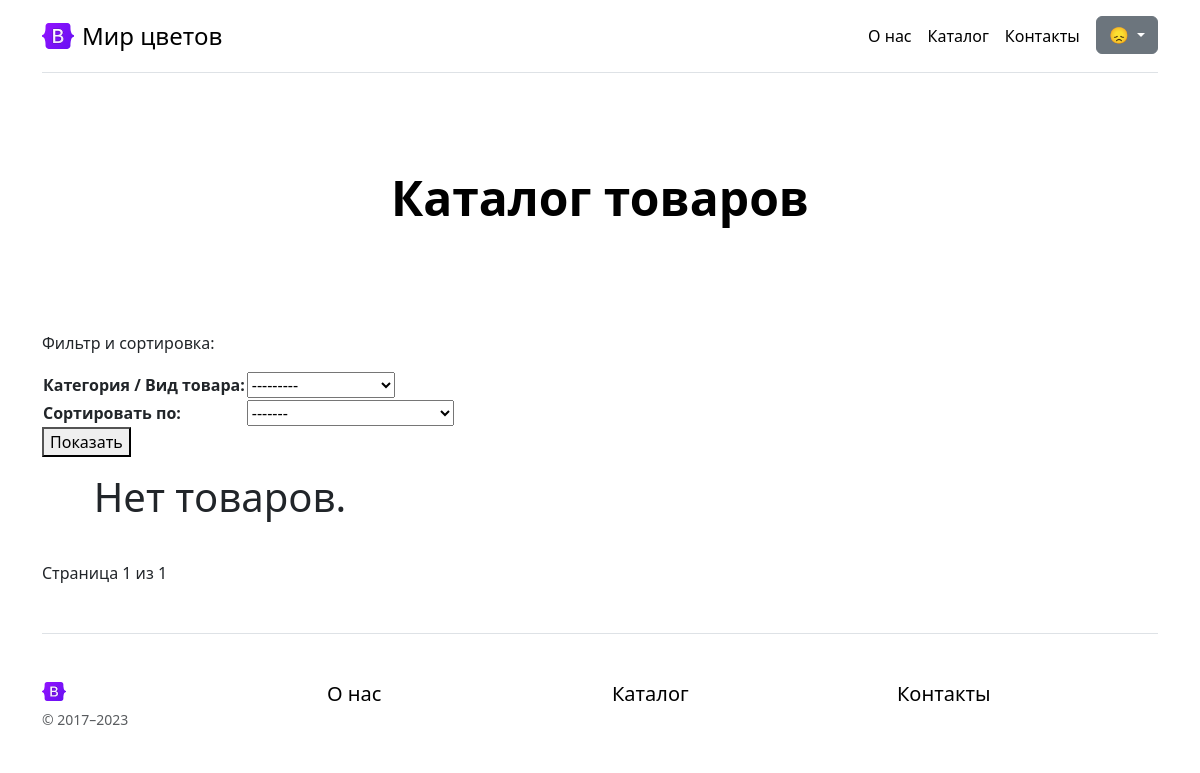
Page /goods/ on the earlier database version.
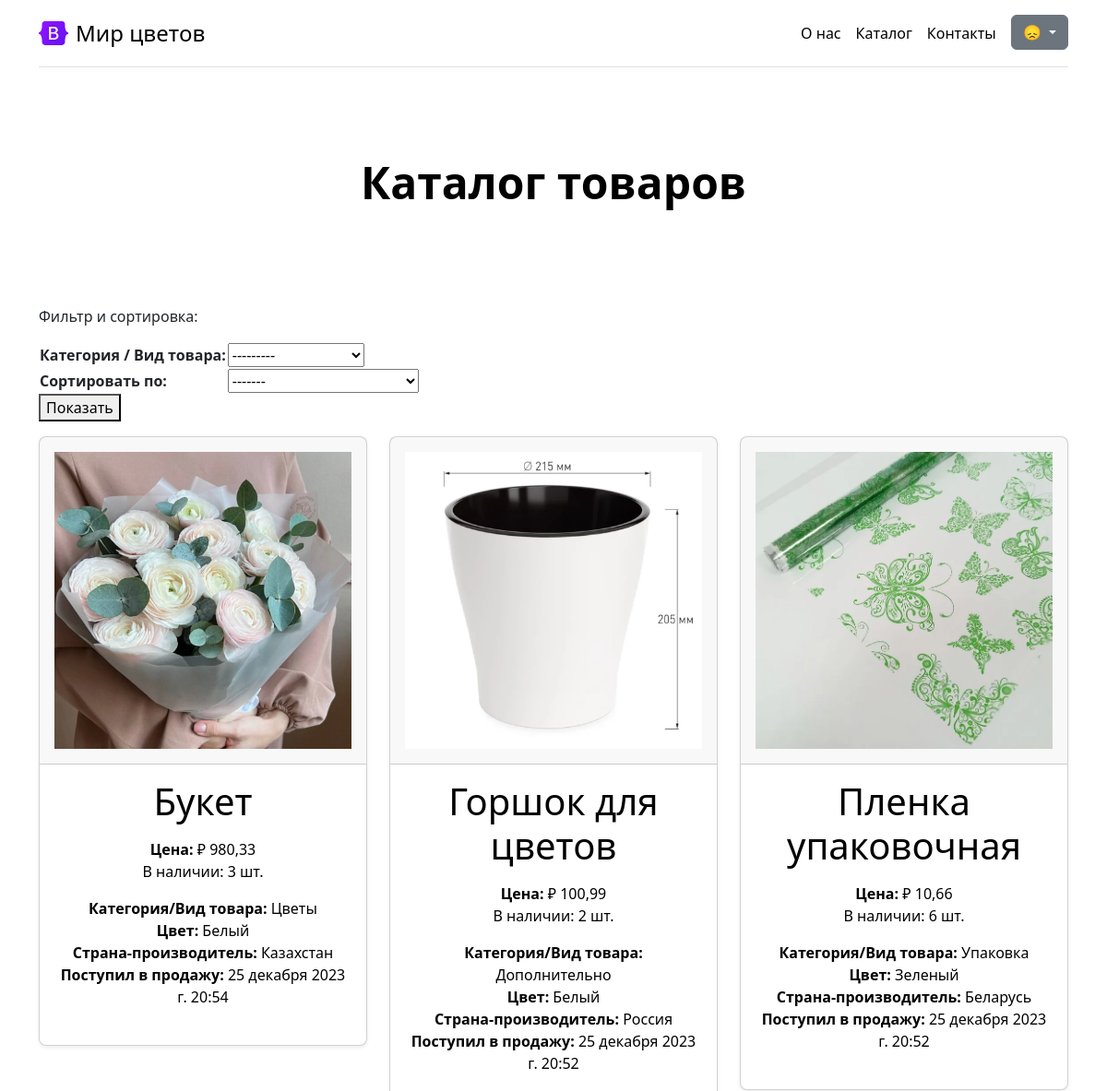
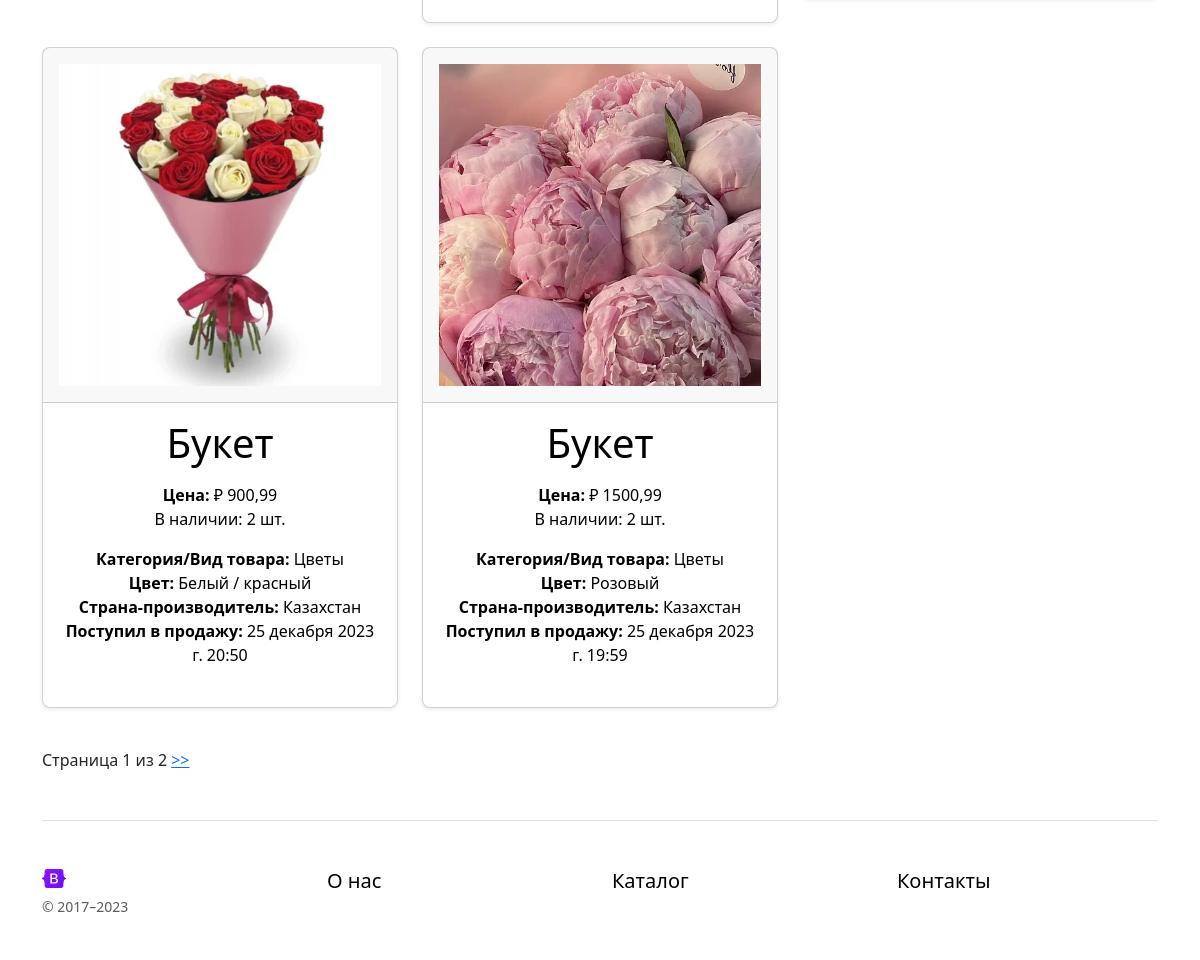
Same page on the later database version (2 pictures, top to bottom).
### goods/models.py (models this page shows)
class Goods(NameMixin, models.Model):
    objects = models.Manager() # По умолчанию. Нужен для админки.
    in_stock = GoodsManager()
    added = models.DateTimeField(auto_now_add=True,
                                 verbose_name="Дата добавления")
    photo = models.ImageField(verbose_name="Фото")
    price = models.DecimalField(max_digits=10,
                                decimal_places=2,
                                verbose_name="Цена")
    origin = models.ForeignKey(
        "Country",
        on_delete=models.CASCADE,
        verbose_name="Страна-производитель",
    )
    color = models.ForeignKey(
        "Color",
        on_delete=models.CASCADE,
        verbose_name="Цвет",
    )
    category = models.ForeignKey(
        "Category",
        on_delete=models.CASCADE,
        verbose_name="Категория / Вид товара",
    )
    stock = models.PositiveIntegerField(default=0, null=False, blank=False, verbose_name="Остаток товара")
    def get_absolute_url(self):
        return reverse('goods-detail', kwargs={"pk": self.id})
    class Meta:
        verbose_name = "Товар"
        verbose_name_plural = "Товары"

class Category(NameMixin, models.Model):
    class Meta:
        verbose_name = "Категория/Вид товара"
        verbose_name_plural = "Категории/Виды товаров"

class Color(NameMixin, models.Model):
    class Meta:
        verbose_name = "Цвет"
        verbose_name_plural = "Цвета"

class Country(NameMixin, models.Model):
    class Meta:
        verbose_name = "Страна"
        verbose_name_plural = "Страны"

### goods/views.py (the view)
# urls.py: path("goods/", GoodsListView.as_view(), name="goods-list"),
class GoodsListView(ListView):
    model = Goods
    paginate_by = 5
    def get_queryset(self):
        category = self.request.GET.get("category")
        order_by = self.request.GET.get("order_by")
        queryset = Goods.in_stock.all()
        if order_by and order_by != "--":
            if order_by == 'price':
                queryset = queryset.order_by(order_by)
            else:
                assert (order_by == 'category' or order_by == 'origin')
                queryset = queryset.order_by(order_by + "__name")
        if category:
            queryset = queryset.filter(category_id=category)
        return queryset
    def get_context_data(self, **kwargs):
        context_data = super().get_context_data(**kwargs)
        if self.request.GET:
            context_data["sort_filter_form"] = GoodsSortFilterForm(self.request.GET)
        else:
            context_data["sort_filter_form"] = GoodsSortFilterForm()
        return context_data

### goods/forms.py
class GoodsSortFilterForm(forms.ModelForm):
    def __init__(self, *args, **kwargs):
        super().__init__(*args, **kwargs)
        self.fields['category'].required = False
    order_by = forms.ChoiceField(choices=get_choices, label="Сортировать по:", required=False)
    class Meta:
        model = Goods
        fields = ["category", ]

### general/models.py (called while the page is built)
    def __str__(self):
        return self.name

### goods/forms.py (called while the page is built)
def get_choices():
    choices = [(k, v) for k, v in CHOICES_DICT.items()]
    return choices

### goods/models.py (called while the page is built)
    def get_queryset(self):
        return super().get_queryset().filter(stock__gte=1).order_by("-added")

### goods/templates/goods/goods_list.html (shortened to what this page needs)
{% extends 'general/parts/base.html' %}
{% load static %}
{% block content %}
<main>
    {% include 'general/parts/h.html' with h='Каталог товаров' %}
    <div class="mb-3">
        <p>Фильтр и сортировка:</p>
        <form action="{% url 'goods-list' %}">
            <table>
                {{ sort_filter_form.as_table }}
            </table>
            <button>Показать</button>
        </form>
    </div>
    <div class="row row-cols-1 row-cols-md-3 mb-3 text-center">
        {% for object in page_obj %}
        <div class="col">
            <div class="card mb-4 rounded-3 shadow-sm">
                <a class="n-text-decoration-none" href="{{ object.get_absolute_url }}">
                    <div class="card-header py-3">
                        <h4 class="my-0 fw-normal"><img class="w-100" src="{{ object.photo.url }}"
                                                        alt="{{ object.name }}"/></h4>
                    </div>
                    <div class="card-body">
                        <h1 class="card-title pricing-card-title">{{ object.name }}</h1>
                        <ul class="list-unstyled mt-3 mb-4">
                            <li><span class="fw-bold">Цена: </span>&#8381; {{ object.price }}</li>
                            <li class="mb-3"><span>В наличии: </span>{{ object.stock }} шт.</li>
                            <li><span class="fw-bold">Категория/Вид товара: </span>{{ object.category }}</li>
                            <li><span class="fw-bold">Цвет: </span>{{ object.color }}</li>
                            <li><span class="fw-bold">Страна-производитель: </span>{{ object.origin }}</li>
                            <li><span class="fw-bold">Поступил в продажу: </span>{{ object.added }}</li>
                        </ul>
                    </div>
                </a>
            </div>
        </div>
        {% empty %}
        <div class="display-6 text-center mb-4">Нет товаров.</div>
        {% endfor %}
    </div>
    {% include 'general/parts/pagination.html' %}
</main>
{% endblock %}

### general/templates/general/parts/base.html
{% load static %}
{% include 'general/parts/header.html' %}
{% block content %}
{% endblock %}
{% include 'general/parts/footer.html' %}

### general/templates/general/parts/header.html (shortened to what this page needs)
{% load static %}
<!doctype html>
<html lang="en" data-bs-theme="auto">
<head>
    <link rel="stylesheet" href="https://cdn.jsdelivr.net/npm/@docsearch/css@3">
    <link href="{% static 'general/css/bootstrap.min.css' %}" rel="stylesheet">
    <link href="{% static 'general/css/style.css' %}" rel="stylesheet">
    <link href="{% static 'general/css/sign-in.css' %}" rel="stylesheet">
</head>
<body>
<div class="container py-3">
    <header>
        <div class="d-flex flex-column flex-md-row align-items-center pb-3 mb-4 border-bottom">
            <a href="/" class="d-flex align-items-center link-body-emphasis text-decoration-none">
                <img id="home-logo" class="home-logo me-2" src="{% static 'companies/img/logo.svg' %}" alt="лого">
                <span class="fs-4">Мир цветов</span>
            </a>
            <nav class="d-inline-flex mt-2 mt-md-0 ms-md-auto">
                <a class="me-3 py-2 link-body-emphasis text-decoration-none" href="{% url 'about' %}">О нас</a>
                <a class="me-3 py-2 link-body-emphasis text-decoration-none" href="{% url 'goods-list' %}">Каталог</a>
                <a class="me-3 py-2 link-body-emphasis text-decoration-none" href="{% url 'contacts' %}">Контакты</a>
                <div class="dropdown">
                    <button class="btn btn-secondary dropdown-toggle" type="button" data-bs-toggle="dropdown"
                            aria-expanded="false" style="{width: 3em}">
                            {% if user.is_authenticated %}&#128522;{% else %}&#128542;{% endif %}
                    </button>
                </div>
            </nav>
        </div>
    </header>

### general/templates/general/parts/h.html
{% load static %}
<div class="px-4 py-5 my-5 text-center">
    <h1 class="display-5 fw-bold text-body-emphasis">{{ h }}</h1>
</div>

### general/templates/general/parts/pagination.html (shortened to what this page needs)
<nav class="pagination">
    <span class="step-links">
        <span class="current">
            Страница {{ page_obj.number }} из {{ page_obj.paginator.num_pages }}
        </span>
        {% if page_obj.has_next %}
            <a href="?page={{ page_obj.next_page_number }}"> >> </a>
        {% endif %}
    </span>
</nav>

### general/templates/general/parts/footer.html (shortened to what this page needs)
{% load static %}
<footer class="pt-4 my-md-5 pt-md-5 border-top">
    <div class="row">
        <div class="col-12 col-md">
            <img class="mb-2" src="{% static 'companies/img/logo.svg' %}" alt="" width="24" height="19">
            <small class="d-block mb-3 text-body-secondary">&copy; 2017–2023</small>
        </div>
        <div class="col-6 col-md">
            <h5><a class="me-3 py-2 link-body-emphasis text-decoration-none" href="{% url 'about' %}">О нас</a></h5>
        </div>
        <div class="col-6 col-md">
            <h5><a class="me-3 py-2 link-body-emphasis text-decoration-none" href="{% url 'goods-list' %}">Каталог</a></h5>
        </div>
        <div class="col-6 col-md">
            <h5><a class="me-3 py-2 link-body-emphasis text-decoration-none" href="{% url 'contacts' %}">Контакты</a></h5>
        </div>
    </div>
</footer>
</div>
</body>
</html>

### general/static/general/css/style.css (style rules this page uses)
.home-logo { width: 2em; }
.n-text-decoration-none { color: black; text-decoration: none; }

### general/static/general/css/sign-in.css (style rules this page uses)
html, body { height: 100%; }

Differences in the rows shown:
now on this page (row edited): Goods: photo (picture), name "Букет", price "980,33", stock "3", category "Цветы", color "Белый", origin "Казахстан", added "25 декабря 2023 г. 20:54"
now on this page (row edited): Goods: photo (picture), name "Горшок для цветов", price "100,99", stock "2", category "Дополнительно", color "Белый", origin "Россия", added "25 декабря 2023 г. 20:52"
now on this page (row edited): Goods: photo (picture), name "Пленка упаковочная", price "10,66", stock "6", category "Упаковка", color "Зеленый", origin "Беларусь", added "25 декабря 2023 г. 20:52"
now on this page (row edited): Goods: photo (picture), name "Букет", price "900,99", stock "2", category "Цветы", color "Белый / красный", origin "Казахстан", added "25 декабря 2023 г. 20:50"
now on this page (row edited): Goods: photo (picture), name "Букет", price "1500,99", stock "2", category "Цветы", color "Розовый", origin "Казахстан", added "25 декабря 2023 г. 19:59"
Other differences:
{{ page_obj.paginator.num_pages }}: "1" → "2"
text no longer shown: "Нет товаров."
